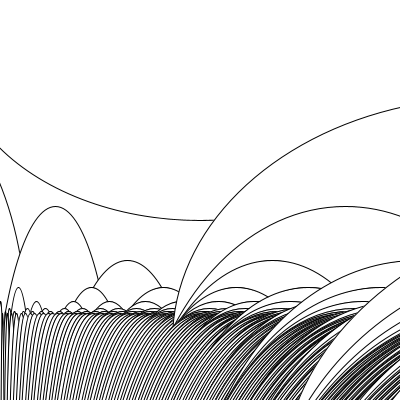
Frame 1 (no input)
Frame 60 (the mouse pressed at the canvas centre just before this capture): identical to frame 1, image omitted
Frame 120 (the mouse held since frame 60 and released just before this capture): identical to frame 1, image omitted

The Processing sketch that drew this single still picture (run headless with seeded random() and noise(); from frame 60 on, the mouse is pressed at the canvas centre):

// Processing sketch: processing_35437
// ── processing_35437.pde

void setup()  {  
  size(400,400);  
  smooth();
}  

void draw()  {  
  background(255);  
  stroke(0);  
  branch(width/2,50,290);  
}  

void branch(float x, float y, float h)  {  
  ellipse(x,y,x-h,y+h);
  ellipse(x,y,x+h,y+h);
  if (h > 2) {
    branch(x-h,y+h,h/2);
    branch(x+h,y+h,h/2);
  }  
}
